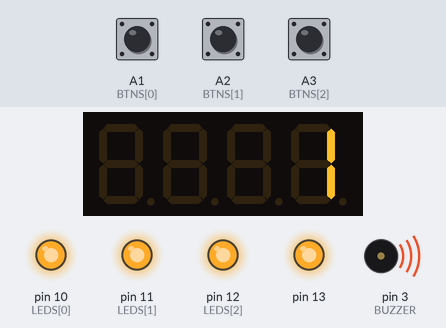
The sketch below on a simulated Arduino Uno, built with avr-gcc and run on an emulated ATmega328P. Parts: 4-digit seven-segment display, output pins drawn as LEDs (lit = HIGH), buzzer (waves = sounding, pin HIGH). The test bench sets the inputs (shaded band); at power-on: A1 (BTNS[0]) HIGH, A3 (BTNS[2]) HIGH, A2 (BTNS[1]) HIGH. Random numbers use the default seed unless the sketch sets one.

Above: at 3.3 s.
3.4 s: A1 (BTNS[0]) pulled LOW for 3.2 s
At 5.8 s:
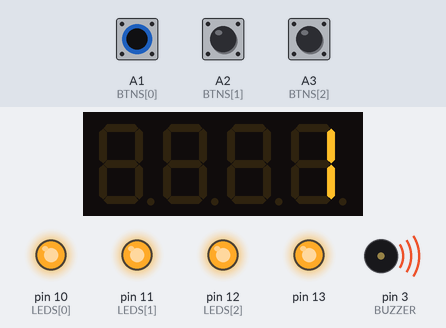
8.1 s: A3 (BTNS[2]) pulled LOW for 0.15 s
At 8.6 s:
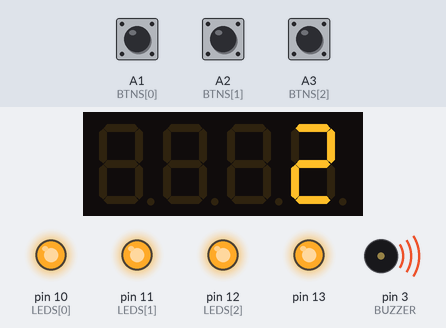
9.7 s: A2 (BTNS[1]) pulled LOW for 0.15 s
At 10.6 s:
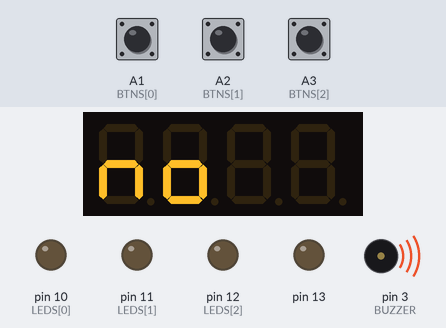
12.8 s: A2 (BTNS[1]) pulled LOW for 3.2 s
17.5 s: A1 (BTNS[0]) pulled LOW for 0.15 s
At 18.5 s:
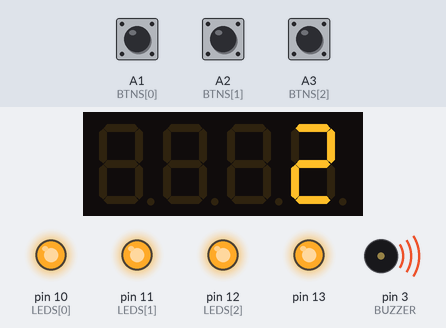
19.1 s: A3 (BTNS[2]) pulled LOW for 1 s
At 25.9 s:
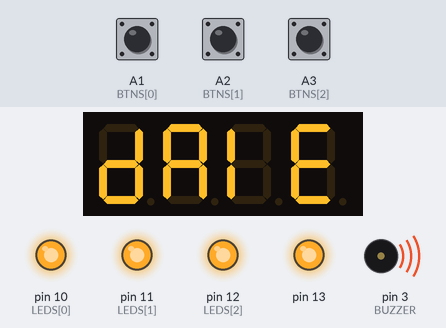
Timing chart, 0 to 26.3 s (numbered marks = the images above; inputs shaded):
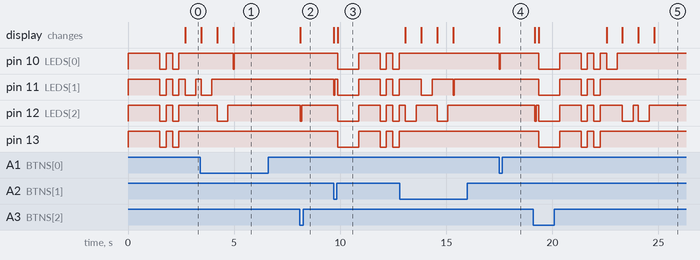

Measured:
- after the input at 3.4 s, pin 10 (LEDS[0]): HIGH → LOW after 1.6 s, → HIGH 0.05 s later
- after the input at 8.1 s, pin 12 (LEDS[2]): HIGH → LOW at once, → HIGH 0.05 s later; the display: changes at once (image 2)
- after the input at 9.7 s, pin 10 (LEDS[0]), pin 12 (LEDS[2]), pin 13: goes LOW 1.0 s, HIGH 1.0 s, LOW 0.30 s, HIGH 0.30 s, LOW 0.30 s, then HIGH, starting after 0.18 s; the display: first changes at once (image 3 shows a later state)
- after the input at 17.5 s, pin 10 (LEDS[0]): HIGH → LOW at once, → HIGH 0.05 s later; the display: changes at once (image 4)
- after the input at 19.1 s, pin 10 (LEDS[0]): HIGH → LOW after 0.26 s, → HIGH 1.0 s later, → LOW 1.0 s later, → HIGH 0.30 s later, … (8 changes in this stretch); pin 11 (LEDS[1]), pin 13: goes LOW 1.0 s, HIGH 1.0 s, LOW 0.30 s, HIGH 0.30 s, LOW 0.30 s, then HIGH, starting after 0.26 s; the display: first changes after 0.08 s (image 5 shows a later state)
- by itself, pin 10 (LEDS[0]), pin 13: alternates HIGH for 0.30 s and LOW for 0.30 s, 4 changes in all, then stays HIGH

The sketch:

simon.ino
```cpp
// (licence header left out)
#include <TimerOne.h>
#include <MultiFuncShield.h>

// Beep sound could be annoying depending on your buzzer, so it's up to you to disable beeping.
#define SOUND 0

//Feel free to change all these values :)
const char LEDS[3] = {10, 11, 12};
const char BTNS[3] = {A1, A2, A3};
const int NOTES[3] = {2093, 2349, 2637};
const int BEEP = 240;
const char LEDN = 3;
const char BTN = 3;
const char BUZZER = 3;

const char DFTLEDS = 3;
const int DFTMSTIME = 500;
const char MSPENALTY = 25;

enum States { show, wait, ok, fail };
States state = show;

int lvlMsTime = DFTMSTIME, lvlLeds = DFTLEDS;
char* nvlMap;
char* userMap;

void setup() {
  Timer1.initialize();
  MFS.initialize(&Timer1);

  for (int i = 0; i < LEDN; i++) {
    pinMode(LEDS[i], OUTPUT);
    digitalWrite(LEDS[i], HIGH);
  }

  for (int i = 0; i < BTN; i++) {
    pinMode(BTNS[i], INPUT);
  }

  pinMode(BUZZER, OUTPUT);

  pinMode(13, OUTPUT);
  digitalWrite(13, HIGH);

  MFS.write("hola");
  delay(1500);
}

void loop() {
  switch (state) {
    case show:
      fShow();
      break;
    case wait:
      fWait();
      break;
    case ok:
      fOk();
      break;
    case fail:
      fFail();
      break;
  }
}

void fShow() {
  //Create new maps
  nvlMap = new char[lvlLeds];
  userMap = new char[lvlLeds];

  for (int i = 0; i < lvlLeds; i++) {
    nvlMap[i] = random(0, LEDN);
  }

  //Showing alarm
  blinkAll(300, true);
  blinkAll(300, true);

  //Show the map
  for (int i = 0; i < lvlLeds; i++) {
    MFS.write(i + 1);
    blink(LEDS[nvlMap[i]], lvlMsTime, NOTES[nvlMap[i]]);
  }

  //Wait for user
  state = wait;
}

void fWait() {
  int btnLast = -1;
  int btnCount = 0;

  MFS.write("dale");

  while (btnCount != lvlLeds) {
    if (btnLast == -1) {
      for (int i = 0; i < BTN; i++) {
        if (!digitalRead(BTNS[i])) {
          userMap[btnCount] = i;
          btnLast = i;
          btnCount++;
          MFS.write(btnCount);
          blink(LEDS[i], 50, NOTES[i]);
        }
      }
    } else {
      if (digitalRead(BTNS[btnLast])) {
        btnLast = -1;
      }
    }

    delay(100);
  }

  //Check maps
  state = ok;
  for (int i = 0; i < lvlLeds; i++) {
    if (nvlMap[i] != userMap[i]) {
      state = fail;
      break;
    }
  }

  delete[] nvlMap;
  delete[] userMap;
}

void fOk() {
  MFS.write("uale");

  lvlMsTime -= MSPENALTY;
  if (lvlMsTime < MSPENALTY) {
    //Reset
    reset();
  } else {
    lvlLeds++;
  }

  state = show;
}

void fFail() {
  MFS.write("no");

  blinkAll(1000, BEEP);

  reset();
  state = show;
}

void reset() {
  lvlMsTime = DFTMSTIME;
  lvlLeds = DFTLEDS;
}

void blink(char led, uint16_t ms, int beep) {
  digitalWrite(led, LOW);
  if (SOUND) {
    tone(BUZZER, beep, ms);
  }
  delay(ms);
  digitalWrite(led, HIGH);
  if (SOUND) {
    digitalWrite(BUZZER, HIGH);
  }
  delay(ms / 2);
}

void blinkAll(uint16_t ms, int beep) {
  for (int i = 10; i < 14; i++) {
    digitalWrite(i, LOW);
  }
  if (SOUND) {
    tone(BUZZER, beep, ms);
  }
  delay(ms);
  for (int i = 10; i < 14; i++) {
    digitalWrite(i, HIGH);
  }
  if (SOUND) {
    digitalWrite(BUZZER, HIGH);
  }
  delay(ms);
}
```
